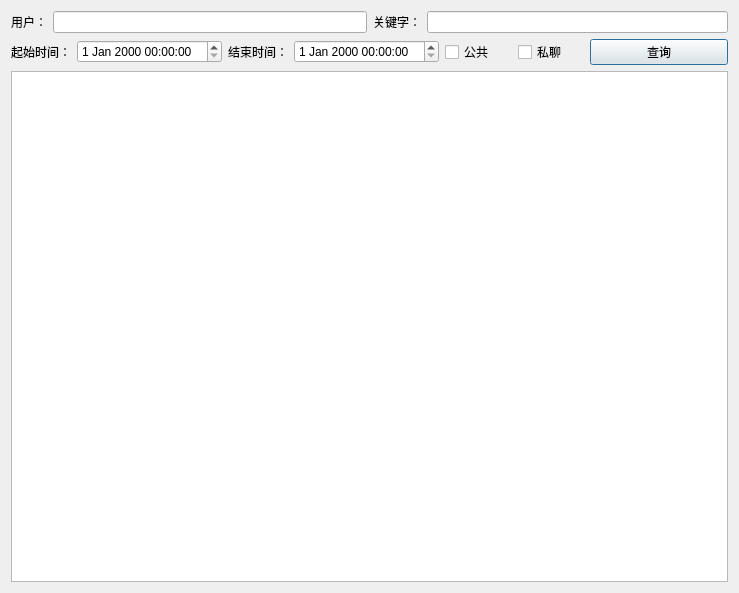
<?xml version="1.0" encoding="UTF-8"?>
<ui version="4.0">
 <class>ChatHistoryDialog</class>
 <widget class="QDialog" name="ChatHistoryDialog">
  <property name="geometry">
   <rect>
    <x>0</x>
    <y>0</y>
    <width>739</width>
    <height>593</height>
   </rect>
  </property>
  <property name="windowTitle">
   <string>历史记录</string>
  </property>
  <property name="modal">
   <bool>false</bool>
  </property>
  <layout class="QGridLayout" name="gridLayout">
   <item row="0" column="0">
    <layout class="QVBoxLayout" name="verticalLayout">
     <item>
      <layout class="QHBoxLayout" name="horizontalLayout_5">
       <item>
        <layout class="QHBoxLayout" name="horizontalLayout_3">
         <item>
          <widget class="QLabel" name="label_2">
           <property name="text">
            <string>用户：</string>
           </property>
          </widget>
         </item>
         <item>
          <widget class="QLineEdit" name="userNameLineEdit"/>
         </item>
        </layout>
       </item>
       <item>
        <layout class="QHBoxLayout" name="horizontalLayout_4">
         <item>
          <widget class="QLabel" name="label_3">
           <property name="text">
            <string>关键字：</string>
           </property>
          </widget>
         </item>
         <item>
          <widget class="QLineEdit" name="keyLineEdit"/>
         </item>
        </layout>
       </item>
      </layout>
     </item>
     <item>
      <layout class="QHBoxLayout" name="horizontalLayout_6">
       <item>
        <layout class="QHBoxLayout" name="horizontalLayout_2">
         <item>
          <widget class="QLabel" name="label">
           <property name="text">
            <string>起始时间：</string>
           </property>
          </widget>
         </item>
         <item>
          <widget class="QDateTimeEdit" name="startTimeEdit"/>
         </item>
        </layout>
       </item>
       <item>
        <layout class="QHBoxLayout" name="horizontalLayout_7">
         <item>
          <widget class="QLabel" name="label_4">
           <property name="text">
            <string>结束时间：</string>
           </property>
          </widget>
         </item>
         <item>
          <widget class="QDateTimeEdit" name="endTimeEdit"/>
         </item>
        </layout>
       </item>
       <item>
        <layout class="QHBoxLayout" name="horizontalLayout">
         <item>
          <widget class="QCheckBox" name="roomChatCheckBox">
           <property name="text">
            <string>公共</string>
           </property>
          </widget>
         </item>
         <item>
          <widget class="QCheckBox" name="selfChatCheckBox">
           <property name="text">
            <string>私聊</string>
           </property>
          </widget>
         </item>
        </layout>
       </item>
       <item>
        <widget class="QPushButton" name="searchButton">
         <property name="text">
          <string>查询</string>
         </property>
        </widget>
       </item>
      </layout>
     </item>
    </layout>
   </item>
   <item row="1" column="0">
    <widget class="QTextEdit" name="historySelectResult">
     <property name="readOnly">
      <bool>true</bool>
     </property>
    </widget>
   </item>
  </layout>
 </widget>
 <resources/>
 <connections/>
</ui>
